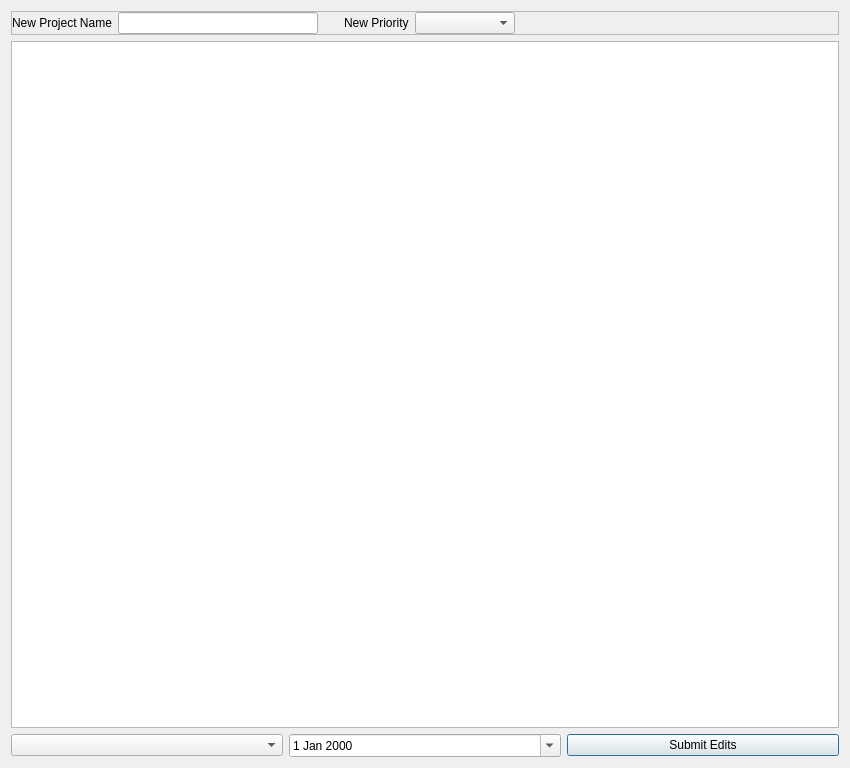
<?xml version="1.0" encoding="UTF-8"?>
<ui version="4.0">
 <class>Dialog</class>
 <widget class="QDialog" name="Dialog">
  <property name="geometry">
   <rect>
    <x>0</x>
    <y>0</y>
    <width>850</width>
    <height>768</height>
   </rect>
  </property>
  <property name="minimumSize">
   <size>
    <width>850</width>
    <height>768</height>
   </size>
  </property>
  <property name="font">
   <font>
    <pointsize>9</pointsize>
   </font>
  </property>
  <property name="windowTitle">
   <string>Edit Project</string>
  </property>
  <property name="windowIcon">
   <iconset>
    <normaloff>../icons/edit_project.png</normaloff>../icons/edit_project.png</iconset>
  </property>
  <property name="sizeGripEnabled">
   <bool>false</bool>
  </property>
  <layout class="QGridLayout" name="gridLayout">
   <item row="4" column="2">
    <widget class="QPushButton" name="submit_button">
     <property name="text">
      <string>Submit Edits</string>
     </property>
     <property name="autoDefault">
      <bool>false</bool>
     </property>
     <property name="default">
      <bool>true</bool>
     </property>
    </widget>
   </item>
   <item row="4" column="0">
    <widget class="QComboBox" name="projselect_combo"/>
   </item>
   <item row="3" column="0" colspan="3">
    <widget class="QTextEdit" name="edit_tedit">
     <property name="contextMenuPolicy">
      <enum>Qt::DefaultContextMenu</enum>
     </property>
     <property name="toolTip">
      <string/>
     </property>
     <property name="autoFormatting">
      <set>QTextEdit::AutoNone</set>
     </property>
     <property name="tabChangesFocus">
      <bool>true</bool>
     </property>
     <property name="tabStopWidth">
      <number>20</number>
     </property>
    </widget>
   </item>
   <item row="4" column="1">
    <widget class="QDateEdit" name="date_date">
     <property name="readOnly">
      <bool>false</bool>
     </property>
     <property name="buttonSymbols">
      <enum>QAbstractSpinBox::UpDownArrows</enum>
     </property>
     <property name="currentSection">
      <enum>QDateTimeEdit::MonthSection</enum>
     </property>
     <property name="calendarPopup">
      <bool>true</bool>
     </property>
     <property name="currentSectionIndex">
      <number>0</number>
     </property>
    </widget>
   </item>
   <item row="1" column="0" colspan="3">
    <widget class="QFrame" name="frame">
     <property name="frameShape">
      <enum>QFrame::StyledPanel</enum>
     </property>
     <property name="frameShadow">
      <enum>QFrame::Raised</enum>
     </property>
     <layout class="QHBoxLayout" name="horizontalLayout">
      <property name="leftMargin">
       <number>0</number>
      </property>
      <property name="topMargin">
       <number>0</number>
      </property>
      <property name="rightMargin">
       <number>0</number>
      </property>
      <property name="bottomMargin">
       <number>0</number>
      </property>
      <item>
       <widget class="QLabel" name="name_label">
        <property name="text">
         <string>New Project Name</string>
        </property>
       </widget>
      </item>
      <item>
       <widget class="QLineEdit" name="name_edit">
        <property name="maximumSize">
         <size>
          <width>200</width>
          <height>16777215</height>
         </size>
        </property>
       </widget>
      </item>
      <item>
       <spacer name="horizontalSpacer">
        <property name="orientation">
         <enum>Qt::Horizontal</enum>
        </property>
        <property name="sizeType">
         <enum>QSizePolicy::Fixed</enum>
        </property>
        <property name="sizeHint" stdset="0">
         <size>
          <width>20</width>
          <height>20</height>
         </size>
        </property>
       </spacer>
      </item>
      <item>
       <widget class="QLabel" name="priority_label">
        <property name="text">
         <string>New Priority</string>
        </property>
       </widget>
      </item>
      <item>
       <widget class="QComboBox" name="priority_combo">
        <property name="minimumSize">
         <size>
          <width>100</width>
          <height>0</height>
         </size>
        </property>
       </widget>
      </item>
      <item>
       <spacer name="horizontalSpacer_2">
        <property name="orientation">
         <enum>Qt::Horizontal</enum>
        </property>
        <property name="sizeHint" stdset="0">
         <size>
          <width>40</width>
          <height>20</height>
         </size>
        </property>
       </spacer>
      </item>
     </layout>
    </widget>
   </item>
  </layout>
 </widget>
 <tabstops>
  <tabstop>name_edit</tabstop>
  <tabstop>priority_combo</tabstop>
  <tabstop>edit_tedit</tabstop>
  <tabstop>projselect_combo</tabstop>
  <tabstop>date_date</tabstop>
  <tabstop>submit_button</tabstop>
 </tabstops>
 <resources/>
 <connections/>
</ui>
